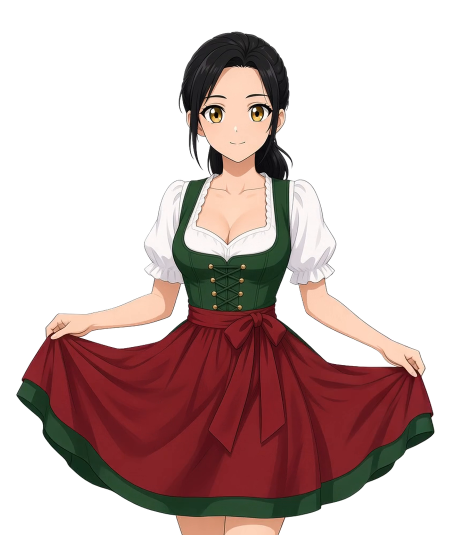
#> input picture packs/franzi-dress/activity-dancing-1.webp, 940 x 1070 px (shown at 1/2 size)
$ python activity-gallery.py
#> lines starting #> are read from the running program, lines starting #| are printed output that depends on the picture
"""Makes a local gallery of every activity loop the packs have: one GIF and one MP4 for each, and an index.html that shows them all.

    uv run --with pillow --with numpy python -I scripts/activity-gallery.py [--out local/activity-gallery] [--bg panel|transparent|white|#rrggbb]
                                                                              [--width 400] [--talk] [--only risa,swimming] [--no-mp4]

For local checks and for picking something to post. A new activity (pictures named `activity-<name>-<n>.webp` in a pack) appears the next time it runs,
with nothing to add here. It looks in the app's `packs/` and the packs repository's `packs-src/` (`--packs`, `--app-packs`); a pack that is in both is
taken from the app. `--talk` adds the loop with her mouth moving (the `activity-<name>-talk-<n>` pictures laid over the quiet ones, the way the app plays it).
`--only` keeps the loops whose pack, character or activity name contains one of the words. Needs ffmpeg. The default output folder is git-ignored.

Every loop is played the way the app plays it: more than eight pictures at twelve a second, fewer at three. The pictures of the Draconia and Miku packs are
unofficial fan art and not MIT: the index says so, so check the pack's NOTICE.md before posting one of them anywhere.
"""
import argparse, html, pathlib, re, subprocess, sys, tempfile
from PIL import Image

ap = argparse.ArgumentParser()
ap.add_argument("--packs", default="../anime_ai_companion-packs/packs-src")
ap.add_argument("--app-packs", default="packs")
ap.add_argument("--out", default="local/activity-gallery")
ap.add_argument("--bg", default="panel", help="panel (the site's dark colour), transparent (GIF with a cut-out edge), white, or a hex colour like #202020")
ap.add_argument("--width", type=int, default=400)
ap.add_argument("--talk", action="store_true", help="also make the loop with the talking mouths")
ap.add_argument("--only", default="", help="comma separated words: keep a loop if its pack, character or activity contains one")
ap.add_argument("--no-mp4", action="store_true")
args = ap.parse_args()
OUT = pathlib.Path(args.out)
ONLY = [w.strip().lower() for w in args.only.split(",") if w.strip()]
PANEL = (31, 24, 64)
BG = {"panel": PANEL, "white": (255, 255, 255), "transparent": None}.get(args.bg)
if BG is None and args.bg != "transparent":
    m = re.fullmatch(r"#([0-9a-fA-F]{6})", args.bg)
    if not m:
        sys.exit("--bg is panel, transparent, white or #rrggbb")
    BG = tuple(int(m.group(1)[i : i + 2], 16) for i in (0, 2, 4))

NUMBERED = re.compile(r"^activity-([a-z0-9]+)-(\d+)\.webp$")
TALK = re.compile(r"^activity-([a-z0-9]+)-talk-(\d+)\.webp$")


def read_lines(path):
    try:
        return path.read_text(encoding="utf-8").splitlines()
    except OSError:
        return []


def pack_info(folder):
    """The character id (look.txt's `character:` line), the credit line and whether the pack says it is not MIT."""
    character = next((l.split(":", 1)[1].strip() for l in read_lines(folder / "look.txt") if l.lower().startswith("character:")), folder.name.split("-")[0])
    credit = next((l.strip() for l in read_lines(folder / "credit.txt") if l.strip()), "")
    notice = " ".join(read_lines(folder / "NOTICE.md")).lower()
    fan_art = bool(re.search(r"not under the mit|unofficial", notice))
    return character, credit, fan_art


def find_loops():
    """{(pack, activity): (folder, quiet files, talking files)}; the app's copy of a pack wins over the packs repository's."""
    found = {}
    for root in (pathlib.Path(args.packs), pathlib.Path(args.app_packs)):  # the app last, so it replaces
        if not root.is_dir():
            print(f"(no folder {root})", file=sys.stderr)
            continue
        for folder in sorted(p for p in root.iterdir() if p.is_dir()):
            quiet, talk = {}, {}
            for f in folder.iterdir():
                if m := NUMBERED.match(f.name):
                    quiet.setdefault(m.group(1), []).append((int(m.group(2)), f))
                elif m := TALK.match(f.name):
                    talk.setdefault(m.group(1), []).append((int(m.group(2)), f))
            for name, pics in quiet.items():
                found[(folder.name, name)] = (folder, [f for _, f in sorted(pics)], [f for _, f in sorted(talk.get(name, []))])
    return found


def flat(path, width, talk=None):
#> called with width = 400
    im = Image.open(path).convert("RGBA")
#> im is the input picture: PIL image 940x1070 RGBA; mean R, G, B, A 54.7, 35.1, 33, 104.1
    if talk is not None:  # the talking picture is a patch of the quiet one with the same number: the whole picture, drawn over
        base = im
        im = Image.open(talk).convert("RGBA")
        base = base.copy()
        base.alpha_composite(im)
        im = base
    height = round(width * im.height / im.width)
#> height = 455
    im = im.resize((width, height), Image.LANCZOS)
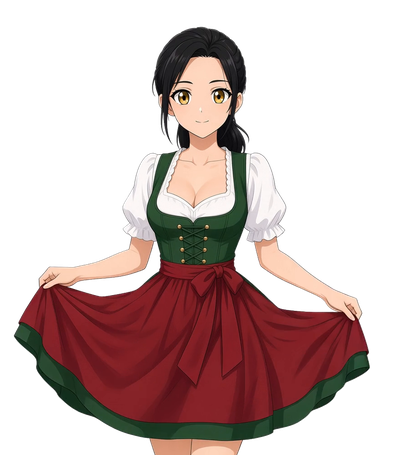
#> im: PIL image 400x455 RGBA; mean R, G, B, A 55.2, 35.4, 33.3, 104.1; transparent parts drawn white
    if BG is None:
        return im
    back = Image.new("RGBA", im.size, BG + (255,))
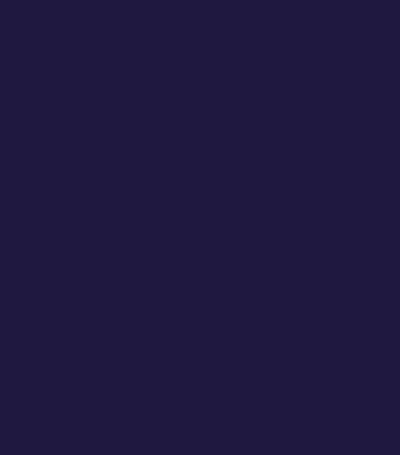
#> back: PIL image 400x455 RGBA; mean R, G, B, A 31, 24, 64, 255
    back.alpha_composite(im)
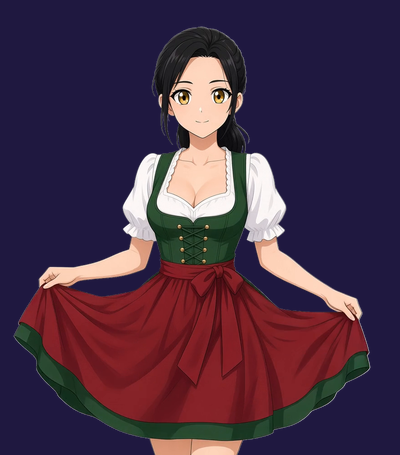
#> back: PIL image 400x455 RGBA; mean R, G, B, A 71.1, 47.4, 69, 255
    return back.convert("RGB")


def render(images, fps, target):
    """A GIF and an MP4 of the pictures (the MP4 has no transparency: with --bg transparent it is made on the panel colour)."""
    with tempfile.TemporaryDirectory() as tmp:
        for i, im in enumerate(images):
            im.save(f"{tmp}/f{i:04d}.png")
        gif_filter = "palettegen=max_colors=128:reserve_transparent=1" if BG is None else "palettegen=max_colors=128:stats_mode=full"
        use = "paletteuse=dither=bayer:bayer_scale=4:alpha_threshold=128" if BG is None else "paletteuse=dither=bayer:bayer_scale=4"
        subprocess.run(["ffmpeg", "-v", "error", "-framerate", str(fps), "-i", f"{tmp}/f%04d.png", "-vf", gif_filter, f"{tmp}/palette.png"], check=True)
        subprocess.run(["ffmpeg", "-v", "error", "-y", "-framerate", str(fps), "-i", f"{tmp}/f%04d.png", "-i", f"{tmp}/palette.png", "-lavfi", use, "-loop", "0", str(target.with_suffix(".gif"))], check=True)
        if not args.no_mp4:
            if BG is None:  # video has no alpha: flatten onto the panel colour
                for i, im in enumerate(images):
                    back = Image.new("RGBA", im.size, PANEL + (255,))
                    back.alpha_composite(im)
                    back.convert("RGB").save(f"{tmp}/f{i:04d}.png")
            subprocess.run(["ffmpeg", "-v", "error", "-y", "-framerate", str(fps), "-i", f"{tmp}/f%04d.png", "-vf", "scale=trunc(iw/2)*2:trunc(ih/2)*2", "-pix_fmt", "yuv420p", "-c:v", "libx264", "-preset", "slow", "-crf", "24", "-movflags", "+faststart", "-an", str(target.with_suffix(".mp4"))], check=True)


loops = find_loops()
if not loops:
    sys.exit("no activity pictures found (looked in --packs and --app-packs)")
OUT.mkdir(parents=True, exist_ok=True)
cards = []
for (pack, activity), (folder, quiet, talk) in sorted(loops.items(), key=lambda kv: (pack_info(kv[1][0])[0], kv[0][1], kv[0][0])):
    character, credit, fan_art = pack_info(folder)
    if ONLY and not any(w in f"{pack} {character} {activity}".lower() for w in ONLY):
        continue
    fps = 12 if len(quiet) > 8 else 3
    variants = [("", [flat(f, args.width) for f in quiet])]
    if args.talk and len(talk) == len(quiet):
        variants.append(("-talking", [flat(f, args.width, t) for f, t in zip(quiet, talk)]))
    elif args.talk:
        print(f"{pack} {activity}: no talking pictures ({len(talk)} for {len(quiet)})")
    files = []
    for suffix, images in variants:
        target = OUT / f"{pack}-{activity}{suffix}"
        render(images, fps, target)
#> (the run stopped early here; a loop or call above may not have finished)
